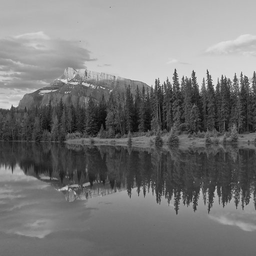
#> input picture img/landscape_1.png, 256 x 256 px, shrunk from 512 x 512 before the run, found by its file name
$ python main.py
#> lines starting #> are read from the running program, lines starting #| are printed output that depends on the picture
### src/utils.py
import os
import random
import sys

from PIL import Image

from src.constants import DEFAULT_IMG


def parse_args():
    show_images = False
    file_path = DEFAULT_IMG
    if len(sys.argv) > 1:
        show_images = sys.argv[1] == "1"
        if len(sys.argv) > 2:
            file_path = f"./img/{sys.argv[2]}"
    if not os.path.exists(file_path):
        print("Error: File not found.")
        return 1
    return show_images, file_path


def logistic_map(x, mu):
    return mu * x * (1 - x)


def generate_secret_key(length):
    key = ""
    for _ in range(length):
        key += str(random.randint(0, 1))
    return key


def handle_output(
    image, permutated_img_data, diffused_img_data, decrypted_img_data, show_images=False
):
    # Convert images to "RGB" mode
    permuted_image = Image.fromarray(permutated_img_data).convert("RGB")
    diffused_image = Image.fromarray(diffused_img_data).convert("RGB")
    decrypted_image = Image.fromarray(decrypted_img_data).convert("RGB")

    # Define file paths for saving
    permuted_file_path = "img/permuted_image.png"
    diffused_file_path = "img/diffused_image.png"
    decrypted_file_path = "img/decrypted_image.png"

    # Save the images
    permuted_image.save(permuted_file_path)
    diffused_image.save(diffused_file_path)
    decrypted_image.save(decrypted_file_path)

    if show_images:
        image.show()
        permuted_image.show()
        diffused_image.show()
        decrypted_image.show()

### src/coupled_map_logistic_lattices.py
import math

from src.constants import NUM_LATTICES, NUM_SUB_KEYS, SECRET_KEY_BITS
from src.utils import logistic_map


def process_cmls(cmls, m, n, par):
    """
    This function extracts the lattices from the CML, which will be used to seed the permutation and diffusion processes
    """
    M = cmls[0][-m:]
    M = [math.floor(M[i] * pow(10, 10)) for i in range(len(M))]
    N = cmls[1][-n:]
    N = [math.floor(N[i] * pow(10, 10)) for i in range(len(N))]
    H = [M[i] % m for i in range(len(M))]
    S = [N[i] % n for i in range(len(N))]
    t = 5
    b = 3
    if (m > pow(10, t - 1) and m <= pow(10, t)) and (n > 0 and n <= pow(10, b)):
        M = [M[i] * pow(10, t) for i in range(len(M))]
        N = [N[i] * pow(10, b) for i in range(len(N))]
    M = [(M[i] + i) for i in range(m)]
    N = [(N[i] + i) for i in range(n)]
    A = cmls[2][-par:]
    B = cmls[3][-par:]
    D = cmls[4][-par:]
    E = cmls[5][-par:]
    return M, N, H, S, A, B, D, E


def generate_coupled_map_logistic_lattices(K, m, n, par):
    """
    This function generates the CML given a secret key, dimensions, and the level of parallelism
    """
    # secret key divided into subkeys
    k = [K[i : i + SECRET_KEY_BITS // NUM_SUB_KEYS] for i in range(NUM_SUB_KEYS)]

    # initialise lattice values using the subkeys
    x_0 = [0] * NUM_LATTICES
    for i in range(NUM_LATTICES):
        for j in range(SECRET_KEY_BITS // NUM_SUB_KEYS):
            x_0[i] += int(k[i + 2][j]) * 2**j
        x_0[i] /= 2 ** (SECRET_KEY_BITS // NUM_SUB_KEYS)

    x = [[0] * (201 + max(n, n, par)) for _ in range(NUM_LATTICES)]
    for i in range(NUM_LATTICES):
        x[i][0] = x_0[i]

    # get mu and e
    temp_sum_mu = 0
    temp_sum_e = 0
    for i in range(SECRET_KEY_BITS // NUM_SUB_KEYS):
        temp_sum_mu += int(k[0][i]) * 2**i
        temp_sum_e += int(k[1][i]) * 2**i
    # for mu approaching 4 and e approaching 0, CML is optimal
    mu = 3.99 + (0.01 * temp_sum_mu / (2 ** (SECRET_KEY_BITS // NUM_SUB_KEYS)))
    e = 0.1 * temp_sum_e / (2 ** (SECRET_KEY_BITS // NUM_SUB_KEYS))

    # apply chaos to lattices using logistic map
    for i in range(1, 201 + max(m, n, par)):
        for lattice in range(NUM_LATTICES):
            if lattice == 0:
                x[lattice][i] = ((1 - e) * logistic_map(x[lattice][i - 1], mu)) + (
                    (e / 2)
                    * (
                        logistic_map(x[NUM_LATTICES - 1][i - 1], mu)
                        + logistic_map(x[lattice + 1][i - 1], mu)
                    )
                )
            elif lattice == NUM_LATTICES - 1:
                x[lattice][i] = ((1 - e) * logistic_map(x[lattice][i - 1], mu)) + (
                    (e / 2)
                    * (
                        logistic_map(x[lattice - 1][i - 1], mu)
                        + logistic_map(x[0][i - 1], mu)
                    )
                )
            else:
                x[lattice][i] = ((1 - e) * logistic_map(x[lattice][i - 1], mu)) + (
                    (e / 2)
                    * (
                        logistic_map(x[lattice - 1][i - 1], mu)
                        + logistic_map(x[lattice + 1][i - 1], mu)
                    )
                )

    return x

### src/permutation.py
import numpy as np


def permute_data(img_data, M, N, S, H):
    """
    This function permutes the image by applying a row and column based sort, as well as a vertical and horizontal cyclic-shift
    """
    # apply a sort to columns, based on lattice N
    column_sorted = img_data[:, np.argsort(N)]

    # cyclical down shift each pixel by N%height places (this is contained in S)
    down_cycled = column_sorted
    for i in range(len(N)):
        down_cycled[:, i] = np.roll(down_cycled[:, i], S[i])

    # apply a sort to rows, based lattice M
    row_sorted = down_cycled[np.argsort(M), :]

    # cyclical shift to the right by M%width (this is contained in H)
    right_cycled = row_sorted
    for i in range(len(M)):
        right_cycled[i, :] = np.roll(right_cycled[i, :], H[i])

    return right_cycled


def decrypt_permutation(permuted_img_data, M, N, H, S):
    """
    This function undoes the permutation operation defined in pemute_data()
    """
    # undo right-cycle
    left_cycled = permuted_img_data
    for i in range(len(M)):
        left_cycled[i, :] = np.roll(left_cycled[i, :], -H[i])

    # undo row sorting
    row_unsorted = left_cycled
    M_rev = np.zeros_like(M)
    M_rev[np.argsort(M)] = np.arange(len(M))

    # undo down-cycle
    up_cycled = row_unsorted[M_rev, :]
    for i in range(len(N)):
        up_cycled[:, i] = np.roll(up_cycled[:, i], -S[i])

    # undo column sorting
    column_unsorted = up_cycled
    N_rev = np.zeros_like(N)
    N_rev[np.argsort(N)] = np.arange(len(N))

    return column_unsorted[:, N_rev]

### src/TIDBD_diffusion.py
import math
from multiprocessing.pool import ThreadPool

import numpy as np

from src.constants import POOL_SIZE
from src.utils import logistic_map


def diffuse(Fr, Ar, Br, Dr, Er):
    """
    This function applies a diffusion to a group of pixels using CML lattices as well as the logistic map,
    ensuring a high-entropy resultant group
    """
    Gr = []
    Gr.append(Ar * pow(10, 5) % 256)
    Gr.append(Br * pow(10, 5) % 256)
    mu = 3.99 + 0.01 * Dr
    xi = Er
    # Apply chaotic transformation to each pixel in the group Gr, using the CML lattices as well as the logistic map
    for i in range(1, len(Fr) + 1):
        xi = logistic_map(xi, mu)
        Gr.append(
            (
                math.floor(Gr[i - 1] + pow(10, 5) * Gr[i] / 255 + xi * pow(10, 5))
                + Fr[i - 1]
            )
            % 256
        )
    Gr = Gr[2 : len(Fr) + 2]
    return Gr


def thread_func_1(Fr, A, B, D, E, r):
    return diffuse(Fr[r], A[r], B[r], D[r], E[r])


def thread_func_2(Gr_list, A, B, D, E, r, p):
    return diffuse(Gr_list[r - p - 4], A[r], B[r], D[r], E[r])


def TIDBD_diffuse(permutated_img_data, p, A, B, D, E, m, n):
    """
    This function implements the TIDBD diffusion algorithm in the following steps:
    1. segment the image into p groups
    2. first independent diffusion of each group in parallel
    3. swap top and bottom two pixels
    4. bidirectional diffusion of top two rows
    5. second independent diffusion of each group in parallel
    """
    permutated_img_data = permutated_img_data.reshape(1, m * n)[0]

    # segment P1 into p groups with length t
    Fr = []
    if (m * n) % p == 0:
        t = m * n // p

    else:
        t = math.floor(m * n / p) + 1
        T = np.zeros((t * p) - (m * n), np.uint8)
        permutated_img_data = np.append(permutated_img_data, T)

    for r in range(p):
        Fr.append(permutated_img_data[r * t : (r + 1) * t])

    # first independent diffusion of each group in parallel
    pool = ThreadPool(POOL_SIZE)
    Gr_list = []
    for r in range(p):
        x = pool.apply_async(thread_func_1, (Fr, A, B, D, E, r))
        Gr_list.append(x.get())
    pool.close()
    pool.join()

    # exchange the first and last two pixels within each group
    for r in range(p):
        Gr_len = len(Gr_list[r])
        Gr_list[r][0], Gr_list[r][Gr_len - 1] = Gr_list[r][Gr_len - 1], Gr_list[r][0]
        Gr_list[r][1], Gr_list[r][Gr_len - 2] = Gr_list[r][Gr_len - 2], Gr_list[r][1]

    # bidirectional diffusion of the exchanged pixels
    GA1 = []
    GA2 = []

    for r in range(p):
        GA1.append(Gr_list[r][0])
        GA2.append(Gr_list[r][1])

    # diffuse top row in one horizontal direction (left to right)
    GB1 = diffuse(GA1, A[p + 1], B[p + 1], D[p + 1], E[p + 1])
    # diffuse second row in one horizontal direction (left to right)
    GB2 = diffuse(GA2, A[p + 3], B[p + 3], D[p + 3], E[p + 3])

    # reverse the top two rows, in order to do the diffusion in the second direction
    GC1 = np.flip(GB1)
    GC2 = np.flip(GB2)

    # diffuse top row in opposite horizontal dirrection (right to left)
    GD1 = diffuse(GC1, A[p + 2], B[p + 2], D[p + 2], E[p + 2])
    # diffuse second row in opposite horizontal direction (right to left)
    GD2 = diffuse(GC2, A[p + 4], B[p + 4], D[p + 4], E[p + 4])

    for r in range(p):
        Gr_list[r][0] = GD1[r]
        Gr_list[r][1] = GD2[r]

    # second independent diffusion of each group in parallel
    pool = ThreadPool(POOL_SIZE)
    O = []
    for r in range(p + 4, 2 * p + 4):
        x = pool.apply_async(thread_func_2, (Gr_list, A, B, D, E, r, p))
        O.append(x.get())
    pool.close()
    pool.join()

    # combine groups into diffused image C
    C = []
    for i in range(p):
        C.append(O[i])
    C = np.array(C)
    if (m * n) % p == 0:
        C = C.reshape(n, m)
    else:
        C = C[0 : m * n].reshape(m, n)

    return C, GD1, GD2


def decrypt_diffuse(Gr, Ar, Br, Dr, Er):
    """
    This function reverses the TIDBD diffusion algorithm defined in TIDBD_diffuse()
    """
    Fr = []
    Gr_len = len(Gr)
    Gr = np.concatenate(([(Ar * pow(10, 5)) % 256], Gr))
    Gr = np.concatenate(([(Br * pow(10, 5)) % 256], Gr))
    mu = 3.99 + 0.01 * Dr
    xi = Er
    for i in range(1, Gr_len + 1):
        xi = logistic_map(xi, mu)
        Fr.append(
            (
                Gr[i + 1]
                - math.floor(Gr[i - 1] + pow(10, 5) * Gr[i] / 255 + xi * pow(10, 5))
            )
            % 256
        )
    return Fr


def thread_func_3(O, A, B, D, E, r, p):
    return decrypt_diffuse(O[r - p - 4], A[r], B[r], D[r], E[r])


def thread_func_4(Gr_list, A, B, D, E, r):
    return decrypt_diffuse(Gr_list[r], A[r], B[r], D[r], E[r])


def decrypt_diffusion(diffused_img_data, m, n, p, A, B, D, E, GD1, GD2):
    C = diffused_img_data.reshape(1, m * n)[0]
    O = []
    if (m * n) % p == 0:
        t = m * n // p
    else:
        t = math.floor(m * n / p) + 1
        T = np.zeros((t * p) - (m * n), np.uint8)
        C = np.append(C, T)

    for r in range(p):
        O.append(C[r * t : (r + 1) * t])

    # parallel decryption of second diffusion of groups
    pool = ThreadPool(POOL_SIZE)
    Gr_list = []
    for r in range(p + 4, 2 * p + 4):
        x = pool.apply_async(thread_func_3, (O, A, B, D, E, r, p))
        Gr_list.append(x.get())
    pool.close()
    pool.join()

    # decryption of bidirectional diffusion
    for r in range(p):
        GD1[r] = Gr_list[r][0]
        GD2[r] = Gr_list[r][1]
    GC1 = decrypt_diffuse(GD1, A[p + 2], B[p + 2], D[p + 2], E[p + 2])
    GC2 = decrypt_diffuse(GD2, A[p + 4], B[p + 4], D[p + 4], E[p + 4])

    GB1 = np.flip(GC1)
    GB2 = np.flip(GC2)

    GA1 = decrypt_diffuse(GB1, A[p + 1], B[p + 1], D[p + 1], E[p + 1])
    GA2 = decrypt_diffuse(GB2, A[p + 3], B[p + 3], D[p + 3], E[p + 3])

    for r in range(p):
        Gr_list[r][0] = GA1[r]
        Gr_list[r][1] = GA2[r]

    for r in range(p):
        Gr_len = len(Gr_list[r])
        Gr_list[r][0], Gr_list[r][Gr_len - 1] = Gr_list[r][Gr_len - 1], Gr_list[r][0]
        Gr_list[r][1], Gr_list[r][Gr_len - 2] = Gr_list[r][Gr_len - 2], Gr_list[r][1]

    # parallel decryption of first diffusion of groups
    pool = ThreadPool(POOL_SIZE)
    Fr = []
    for r in range(p):
        x = pool.apply_async(thread_func_4, (Gr_list, A, B, D, E, r))
        Fr.append(x.get())

    pool.close()
    pool.join()

    P = []
    for i in range(p):
        P.append(Fr[i])
    P = np.array(P)
    if (m * n) % p == 0:
        P = P.reshape(m, n)
    else:
        P = P[0 : m * n].reshape(m, n)

    return P

### src/decrypt.py
from src.permutation import decrypt_permutation
from src.TIDBD_diffusion import decrypt_diffusion


def decrypt(cipher, M, N, H, S, m, n, p, A, B, D, E, GD1, GD2):
    """
    This function decrypts the cipher of an image which has been encrypted using TIDBD.
    It requires the lattices from the CML used to encrypt the image, as well as the encrypted image (cipher).
    """
    img_data = decrypt_diffusion(cipher, m, n, p, A, B, D, E, GD1, GD2)
    img_data = decrypt_permutation(img_data, M, N, H, S)
    return img_data

### src/main.py
import numpy as np
from PIL import Image

from src.constants import SECRET_KEY_BITS, THREADS
from src.coupled_map_logistic_lattices import (
    generate_coupled_map_logistic_lattices,
    process_cmls,
)
from src.decrypt import decrypt
from src.permutation import permute_data
from src.TIDBD_diffusion import TIDBD_diffuse
from src.utils import generate_secret_key, handle_output, parse_args


def main():
    show_images, file_path = parse_args()
    # convert image to greyscale
    image = Image.open(file_path).convert("L")
    img_data = np.asarray(image)

    # generate CMLs for permutation and diffusion
    par = 2 * THREADS + 4
    K = generate_secret_key(SECRET_KEY_BITS)
    m = img_data.shape[0]
#> m = 256
    n = img_data.shape[1]
#> n = 256
    cmls = generate_coupled_map_logistic_lattices(K, m, n, THREADS)
    # extract lattices from CML
    M, N, H, S, A, B, D, E = process_cmls(cmls, m, n, par)
    # permute image
    permutated_img_data = permute_data(img_data, M, N, S, H)
#> in permute_data, `column_sorted = img_data[:, np.argsort(N)]`:
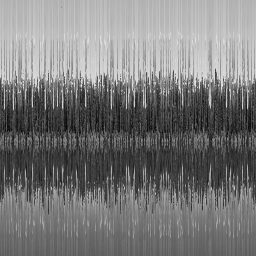
#> column_sorted: shape (256, 256); min 5, max 241, mean 120.8
#> after the loop in permute_data, `for i in range(len(N)):`:
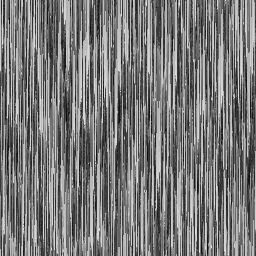
#> down_cycled: shape (256, 256); min 5, max 241, mean 120.8
#> in permute_data, `row_sorted = down_cycled[np.argsort(M), :]`:
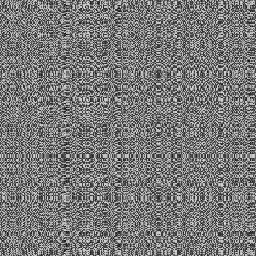
#> row_sorted: shape (256, 256); min 5, max 241, mean 120.8
#> after the loop in permute_data, `for i in range(len(M)):`:
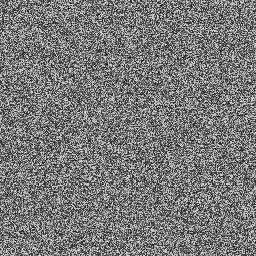
#> right_cycled: shape (256, 256); min 5, max 241, mean 120.8
    # diffuse image
    diffused_img_data, GD1, GD2 = TIDBD_diffuse(
        permutated_img_data, THREADS, A, B, D, E, m, n
    )
#> after the loop in TIDBD_diffuse, `for r in range(p):`: Fr = 4 items
#> after the loop in TIDBD_diffuse, `for r in range(p):`: GA1 = [114, 255, 96, 193]; GA2 = [222, 143, 228, 123]
#> in TIDBD_diffuse, `GB1 = diffuse(GA1, A[p + 1], B[p + 1], D[p + 1], E[p + 1])`: GB1 = [55, 89, 159, 246]
#> in TIDBD_diffuse, `GB2 = diffuse(GA2, A[p + 3], B[p + 3], D[p + 3], E[p + 3])`: GB2 = [182, 173, 106, 207]
#> in TIDBD_diffuse, `GC1 = np.flip(GB1)`: GC1 = [246, 159, 89, 55]
#> in TIDBD_diffuse, `GC2 = np.flip(GB2)`: GC2 = [207, 106, 173, 182]
#> in TIDBD_diffuse, `GD1 = diffuse(GC1, A[p + 2], B[p + 2], D[p + 2], E[p + 2])`: GD1 = [127, 147, 97, 56]
#> in TIDBD_diffuse, `GD2 = diffuse(GC2, A[p + 4], B[p + 4], D[p + 4], E[p + 4])`: GD2 = [23, 17, 156, 41]
#> after the loop in TIDBD_diffuse, `for r in range(p + 4, 2 * p + 4):`: O = 4 items
#> in TIDBD_diffuse, `C = C.reshape(n, m)`:
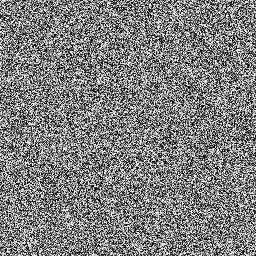
#> C: shape (256, 256) int64; min 0, max 255, mean 127.1
#> GD1 = [127, 147, 97, 56]; GD2 = [23, 17, 156, 41]
    # decrypy diffused image
    decrypted_img_data = decrypt(
        diffused_img_data, M, N, H, S, m, n, THREADS, A, B, D, E, GD1, GD2
    )
#> after the loop in decrypt_diffusion, `for r in range(p):`: O = 4 items
#> after the loop in decrypt_diffusion, `for r in range(p):`: GD1 = [177, 211, 92, 56]; GD2 = [32, 231, 58, 152]
#> in decrypt_diffusion, `GC1 = decrypt_diffuse(GD1, A[p + 2], B[p + 2], D[p + 2], E[p + 2])`: GC1 = [92, 154, 24, 160]
#> in decrypt_diffusion, `GC2 = decrypt_diffuse(GD2, A[p + 4], B[p + 4], D[p + 4], E[p + 4])`: GC2 = [10, 128, 112, 111]
#> in decrypt_diffusion, `GB1 = np.flip(GC1)`: GB1 = [160, 24, 154, 92]
#> in decrypt_diffusion, `GB2 = np.flip(GC2)`: GB2 = [111, 112, 128, 10]
#> in decrypt_diffusion, `GA1 = decrypt_diffuse(GB1, A[p + 1], B[p + 1], D[p + 1], E[p + 1])`: GA1 = [101, 124, 132, 17]
#> in decrypt_diffusion, `GA2 = decrypt_diffuse(GB2, A[p + 3], B[p + 3], D[p + 3], E[p + 3])`: GA2 = [99, 59, 178, 64]
#> after the loop in decrypt_diffusion, `for r in range(p):`: Fr = 4 items

    # save and show image stages
    handle_output(
        image, permutated_img_data, diffused_img_data, decrypted_img_data, show_images
    )

    return 0


if __name__ == "__main__":
#> (the run stopped early here; a loop or call above may not have finished)
